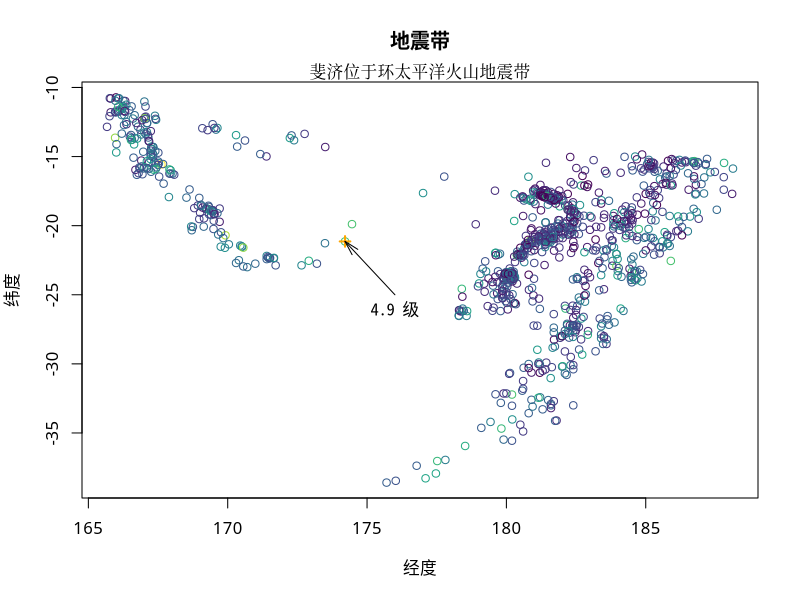

Write R code to recreate this figure. (Note: this script raises an error after producing the figure.)
## ---- chunk 1
#| quakes,
#| echo=FALSE,
#| fig.align='center',
#| fig.showtext=TRUE,
#| fig.width=5, fig.height=5,
#| out.width="75%",
#| fig.cap="斐济是一个太平洋上的岛国",
#| fig.alt="太平洋地震带"

colorize_numeric <- function(x) {
  n <- 9 # 设置颜色梯度数目
  scales::col_numeric(palette = "viridis", domain = range(x))(x)
}
quakes <- transform(quakes, color = colorize_numeric(mag))
# 绘图
plot(data = quakes, lat ~ long, col = color, ann = FALSE, family = "Noto Sans")
title(xlab = "经度", ylab = "纬度", main = "地震带", family = "Noto Sans CJK SC")
text(x = 176, y = -25, labels = "4.9 级", pos = 1, family = "Noto Sans Mono CJK SC")
points(x = 174.21, y = -21.14, pch = 3, lwd = 2, cex = 1, col = "Orange")
arrows(
  x0 = 176, y0 = -25, x1 = 174.21, y1 = -21.14,
  length = 0.15, angle = 15
)
mtext(text = "斐济位于环太平洋火山地震带", side = 3, family = "Noto Serif CJK SC")
## ---- chunk 2
xfun::session_info(packages = c(
  "knitr", "rmarkdown", "bookdown",
  "showtext", "sysfonts"
))
## ---- chunk 3
# automatically create a bib database for R packages
knitr::write_bib(c(
  .packages(), 'bookdown', 'knitr', 'rmarkdown'
), 'packages.bib')
